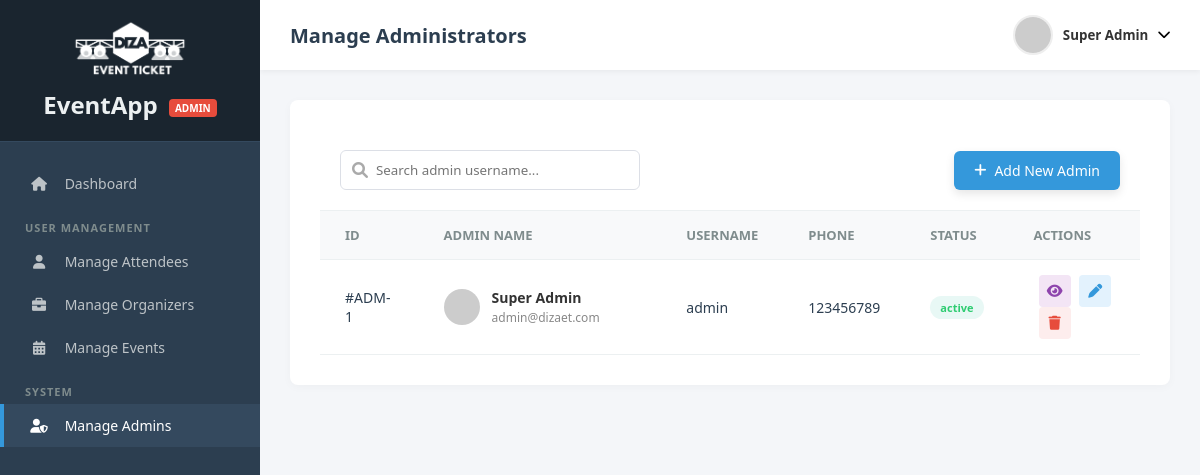
Page /manage-admins.php (signed in) on the committed database.
### tables this page shows
CREATE TABLE users (
    id INT AUTO_INCREMENT PRIMARY KEY,
    username VARCHAR(50) NOT NULL UNIQUE,
    password_hash VARCHAR(255) NOT NULL,  
    first_name VARCHAR(100) NOT NULL,
    last_name VARCHAR(100) NOT NULL,
    email VARCHAR(100) NOT NULL UNIQUE,
    phone_number VARCHAR(20),
    gender ENUM('Male', 'Female', 'Other'),
    address TEXT,
    role ENUM('admin', 'organizer', 'attendee') NOT NULL,
    status ENUM('active', 'banned') DEFAULT 'active',
    created_at TIMESTAMP DEFAULT CURRENT_TIMESTAMP
);

### manage-admins.php (the view, shortened to what this page needs)
<?php
require_once("connection.php");
$currentUser = $_SESSION['user'];
$query = "SELECT * FROM users WHERE role = 'admin' ORDER BY id DESC";
$result = mysqli_query($conn, $query);
$adminList = [];
if ($result) {
    while ($row = mysqli_fetch_assoc($result)) {
        $adminList[] = $row;
    }
}
?>
<!DOCTYPE html>
<html lang="en">
<head>
    <link rel="stylesheet" href="https://cdnjs.cloudflare.com/ajax/libs/font-awesome/6.0.0/css/all.min.css">
    <link rel="stylesheet" href="css/styledashboard.css?v=2">
</head>
<body class="admin-theme">
    <div class="dashboard-container">
        <aside class="sidebar">
            <div class="brand">
                <img src="images/DIZAET_LogoWhite.png" alt="DIZAET Logo" class="brand-logo">
                <h2>EventApp <span class="badge">ADMIN</span></h2>
            </div>
            <ul class="nav-links">
                <li><a href="admin-dashboard.php"><i class="fas fa-home"></i> Dashboard</a></li>
                <li class="menu-header">User Management</li>
                <li><a href="manage-attendees.php"><i class="fas fa-user"></i> Manage Attendees</a></li>
                <li><a href="manage-organizers.php"><i class="fas fa-briefcase"></i> Manage Organizers</a></li>
                <li><a href="manage-events.php"><i class="fas fa-calendar-alt"></i> Manage Events</a></li>
                <li class="menu-header">System</li>
                <li class="active"><a href="manage-admins.php"><i class="fas fa-user-shield"></i> Manage Admins</a></li>
            </ul>
        </aside>
        <main class="main-content">
            <header class="top-bar">
                <div class="page-title"><h1>Manage Administrators</h1></div>
                <div class="user-menu">
                    <button class="user-btn" onclick="toggleDropdown()">
                        <img src="https://ui-avatars.com/api?name=<?php echo urlencode($currentUser['first_name'] . '+' . $currentUser['last_name']); ?>" alt="Admin" class="avatar">
                        <span class="username"><?php echo htmlspecialchars($currentUser['first_name'] . ' ' . $currentUser['last_name']); ?></span>
                        <i class="fas fa-chevron-down"></i>
                    </button>
                </div>
            </header>
            <div class="content-padding">
                <div class="card card-padded">
                    <div class="table-controls">
                        <div class="search-wrapper">
                            <i class="fas fa-search"></i>
                            <input type="text" placeholder="Search admin username...">
                        </div>
                        <a href="manage-admins-addNew.php" class="btn-primary" style="text-decoration: none;">
                            <i class="fas fa-plus"></i> Add New Admin
                        </a>
                    </div>
                    <div class="table-responsive">
                        <table class="styled-table">
                            <thead>
                                <tr>
                                    <th>ID</th>
                                    <th>Admin Name</th>
                                    <th>Username</th>
                                    <th>Phone</th>
                                    <th>Status</th>
                                    <th class="text-right">Actions</th>
                                </tr>
                            </thead>
                            <tbody>
                                <?php if (!empty($adminList)): ?>
                                    <?php foreach ($adminList as $admin): ?>
                                        <tr>
                                            <td>#ADM-<?php echo $admin['id']; ?></td>
                                            <td>
                                                <div class="user-cell">
                                                    <img src="https://ui-avatars.com/api?name=<?php echo urlencode($admin['first_name'] . '+' . $admin['last_name']); ?>" alt="Admin Avatar">
                                                    <div class="user-info">
                                                        <span class="name"><?php echo htmlspecialchars($admin['first_name'] . ' ' . $admin['last_name']); ?></span>
                                                        <span class="email"><?php echo htmlspecialchars($admin['email']); ?></span>
                                                    </div>
                                                </div>
                                            </td>
                                            <td><?php echo htmlspecialchars($admin['username']); ?></td>
                                            <td><?php echo htmlspecialchars($admin['phone_number'] ?? 'N/A'); ?></td>
                                            <td><span class="status active"><?php echo htmlspecialchars($admin['status']); ?></span></td>
                                            <td class="text-right">
                                                <a href="manage-admins-view.php?id=<?php echo $admin['id']; ?>" class="btn-action view"><i class="fas fa-eye"></i></a>
                                                <a href="manage-admins-edit.php?id=<?php echo $admin['id']; ?>" class="btn-action edit"><i class="fas fa-pen"></i></a>
                                                <?php if ($admin['id'] !== $currentUser['id']): ?>
                                                    <form action="manage-admins.php" method="POST" style="display: inline;">
                                                        <button type="submit" class="btn-action delete" onclick="return confirm('Are you sure you want to delete this administrator?');"><i class="fas fa-trash"></i></button>
                                                    </form>
                                                <?php endif; ?>
                                            </td>
                                        </tr>
                                    <?php endforeach; ?>
                                <?php else: ?>
                                    <tr><td colspan="6" style="text-align: center; padding: 20px;">No administrators found.</td></tr>
                                <?php endif; ?>
                            </tbody>
                        </table>
                    </div>
                </div>
            </div>
        </main>
    </div>
</body>
</html>

### rows in the picture
users: first_name+last_name "Super Admin", id "1", email "admin@dizaet.com", username "admin", phone_number "123456789", status "active"
